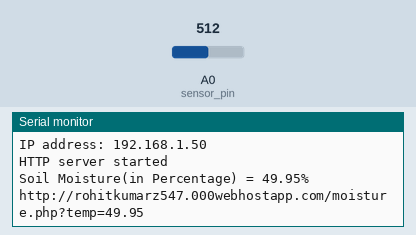
Simulated run of this sketch. Board: ESP8266 (NodeMCU). On the bench: the last lines printed to the serial monitor. The inputs (shaded band) are chosen by the test bench; at power-on: A0 (sensor_pin) = 512. WiFi joins after 1.5 s; servers stay silent unless stated; uploads are accepted with an empty reply.

Above: at 2.7 s.
2.8 s: A0 (sensor_pin) set to 716
At 3.8 s:
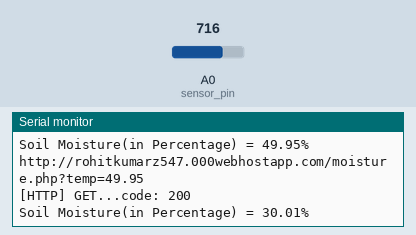
4.8 s: A0 (sensor_pin) set to 900
At 5.91 s:
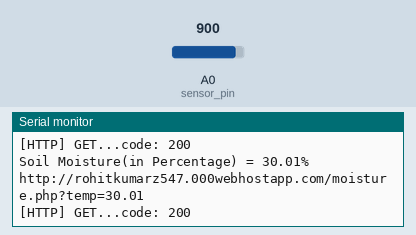
Timing chart, 0 to 7.8 s (numbered marks = the images above; inputs shaded):
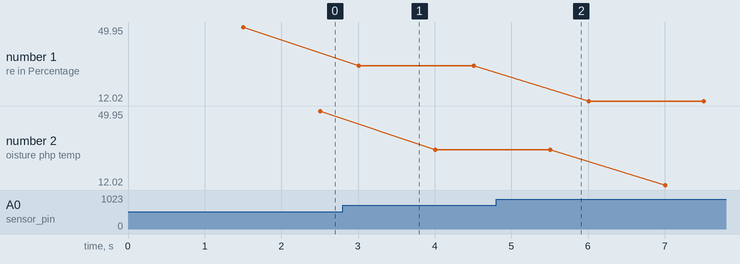

Measured:
- after the input at 2.8 s, the serial monitor: prints a new line after 0.21 s (image 1)
- plotted number 1: 49.95 → 30.01 after the input at 2.8 s, 30.01 → 12.02 after the input at 4.8 s
- plotted number 2: 49.95 → 30.01 after the input at 2.8 s, 30.01 → 12.02 after the input at 4.8 s

The sketch:

wifi_soil_moisture.ino
```cpp
#include <ESP8266WiFi.h>
#include <WiFiClient.h>
#include <ESP8266WebServer.h>
#include <ESP8266mDNS.h>
#include <ESP8266HTTPClient.h>
const int sensor_pin = A0;  /* Connect Soil moisture analog sensor pin to A0 of NodeMCU */

 const char* ssid = "Airtel 40mb";
 const char* password = "coworks123";
 float moisture_percentage;
ESP8266WebServer server(80);


void setup() {
  Serial.begin(115200); /* Define baud rate for serial communication */
  WiFi.begin(ssid, password);
  Serial.println("");

  // Wait for connection
  while (WiFi.status() != WL_CONNECTED) {
    delay(500);
    Serial.print(".");
  }
  Serial.println("");
  Serial.print("Connected to ");
  Serial.println(ssid);
  Serial.print("IP address: ");
  Serial.println(WiFi.localIP());
  server.on("/", webserver);
  server.onNotFound(handleNotFound);
  server.begin();
  Serial.println("HTTP server started");
}

void moisture()
{

  moisture_percentage = ( 100.00 - ( (analogRead(sensor_pin)/1023.00) * 100.00 ) );
  Serial.print("Soil Moisture(in Percentage) = ");
  Serial.print(moisture_percentage);
  Serial.println("%");

  delay(1000);
}
void loop() {
  server.handleClient();

      moisture();


      HTTPClient http;
        String url = "http://rohitkumarz547.000webhostapp.com/moisture.php?temp="+String(moisture_percentage);
        Serial.println(url);
        http.begin(url);

        //GET method
      int httpCode = http.GET();
        if(httpCode > 0)
        {
          Serial.printf("[HTTP] GET...code: %d\n", httpCode);
          if(httpCode == HTTP_CODE_OK)
          {
              String payload = http.getString();
              Serial.println(payload);
          }
       }
       else
      {
            Serial.printf("[HTTP] GET... failed, error: %s\n", http.errorToString(httpCode).c_str());
       }
          http.end();
          delay(300);

}


void webserver() {

  moisture();
  String content = "<html> <head> <meta http-equiv='refresh' content='1'> </head><body>";
  content += "<center><h2>The Soil Moisture(in Percentage) is: ";
  content += moisture_percentage;
  content += " cm </h2></center> </body></html>";
  server.send(200, "text/html", content);
}

void handleNotFound(){

  String message = "File Not Found\n\n";
  server.send(404, "text/plain", message);
 }
```
